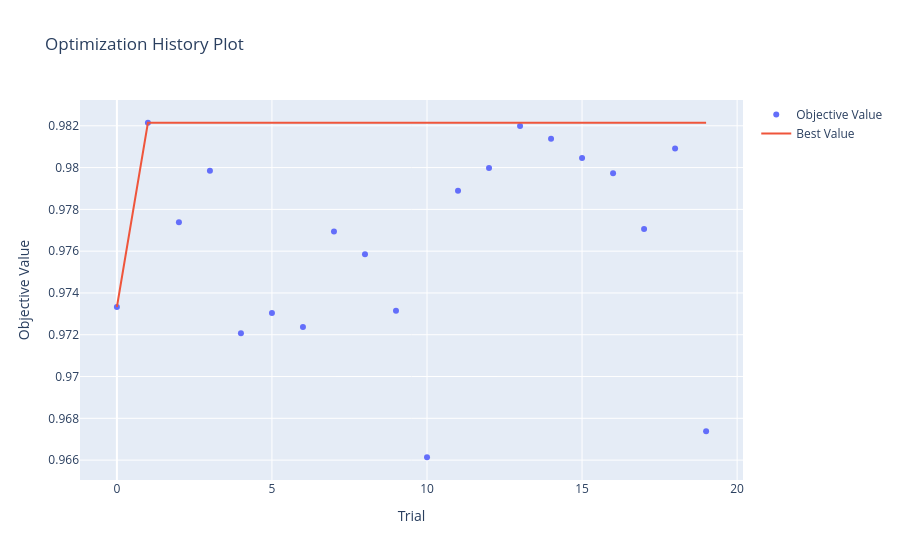

Here is the notebook cell this chart was saved with:
### Markdown cell above
### 📊 Visualizando la Optimización
Optuna tiene visualizaciones increíbles para entender qué pasó.

### Code cell
# Historia de la optimización: ¿Mejoramos con el tiempo?
optuna.visualization.plot_optimization_history(study)

### Figure 1 — Plotly figure (JSON) as saved in the notebook; plotly's stock layout.template omitted (floating-point values rounded to 4 significant figures)
{"data": [{"mode": "markers", "name": "Objective Value", "type": "scatter", "x": [0, 1, 2, 3, 4, 5, 6, 7, 8, 9, 10, 11, 12, 13, 14, 15, 16, 17, 18, 19], "y": [0.9733, 0.9821, 0.9774, 0.9798, 0.9721, 0.973, 0.9724, 0.9769, 0.9759, 0.9731, 0.9661, 0.9789, 0.98, 0.982, 0.9814, 0.9805, 0.9797, 0.9771, 0.9809, 0.9674]}, {"mode": "lines", "name": "Best Value", "type": "scatter", "x": [0, 1, 2, 3, 4, 5, 6, 7, 8, 9, 10, 11, 12, 13, 14, 15, 16, 17, 18, 19], "y": [0.9733, 0.9821, 0.9821, 0.9821, 0.9821, 0.9821, 0.9821, 0.9821, 0.9821, 0.9821, 0.9821, 0.9821, 0.9821, 0.9821, 0.9821, 0.9821, 0.9821, 0.9821, 0.9821, 0.9821]}, {"marker": {"color": "#cccccc"}, "mode": "markers", "name": "Infeasible Trial", "showlegend": false, "type": "scatter", "x": [], "y": []}], "layout": {"title": {"text": "Optimization History Plot"}, "xaxis": {"title": {"text": "Trial"}}, "yaxis": {"title": {"text": "Objective Value"}}}}
